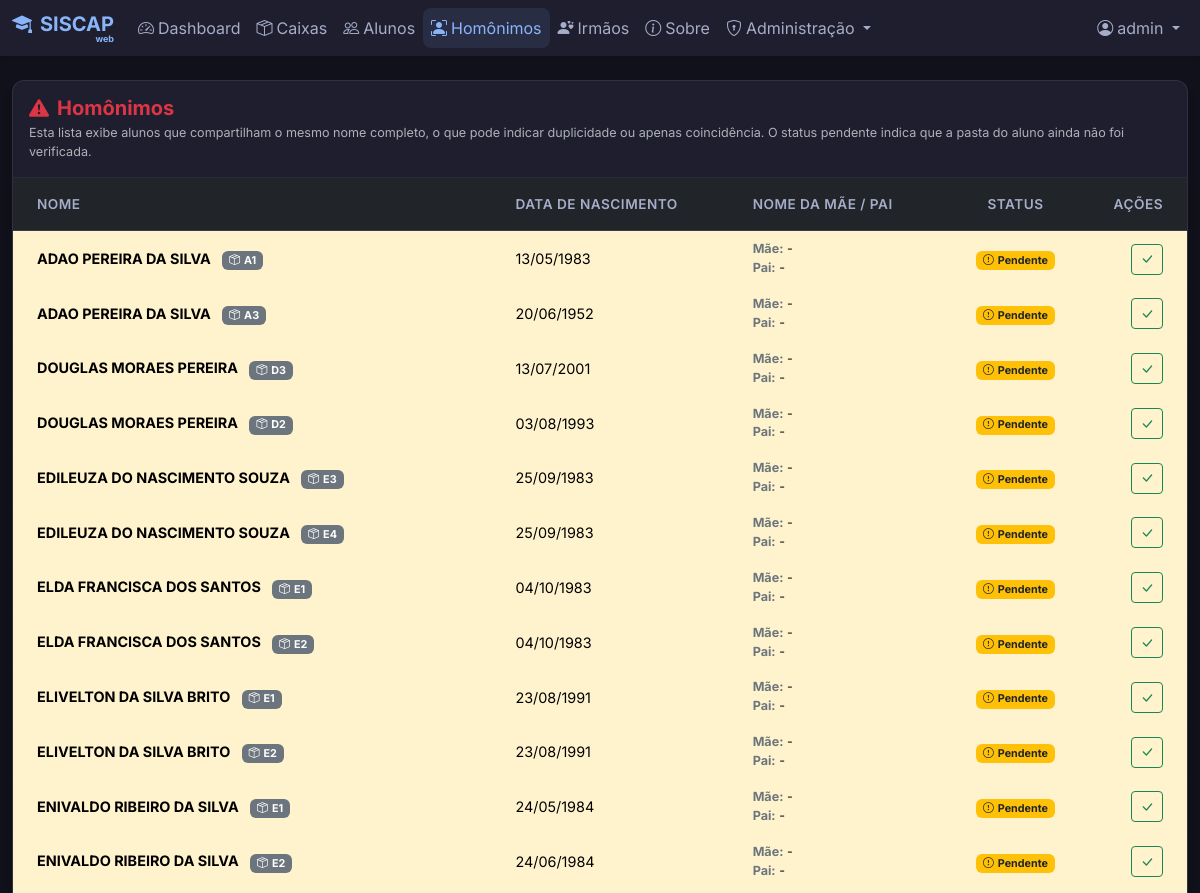
/homonimos (signed in, upper part), run on an earlier commit of the app's database.
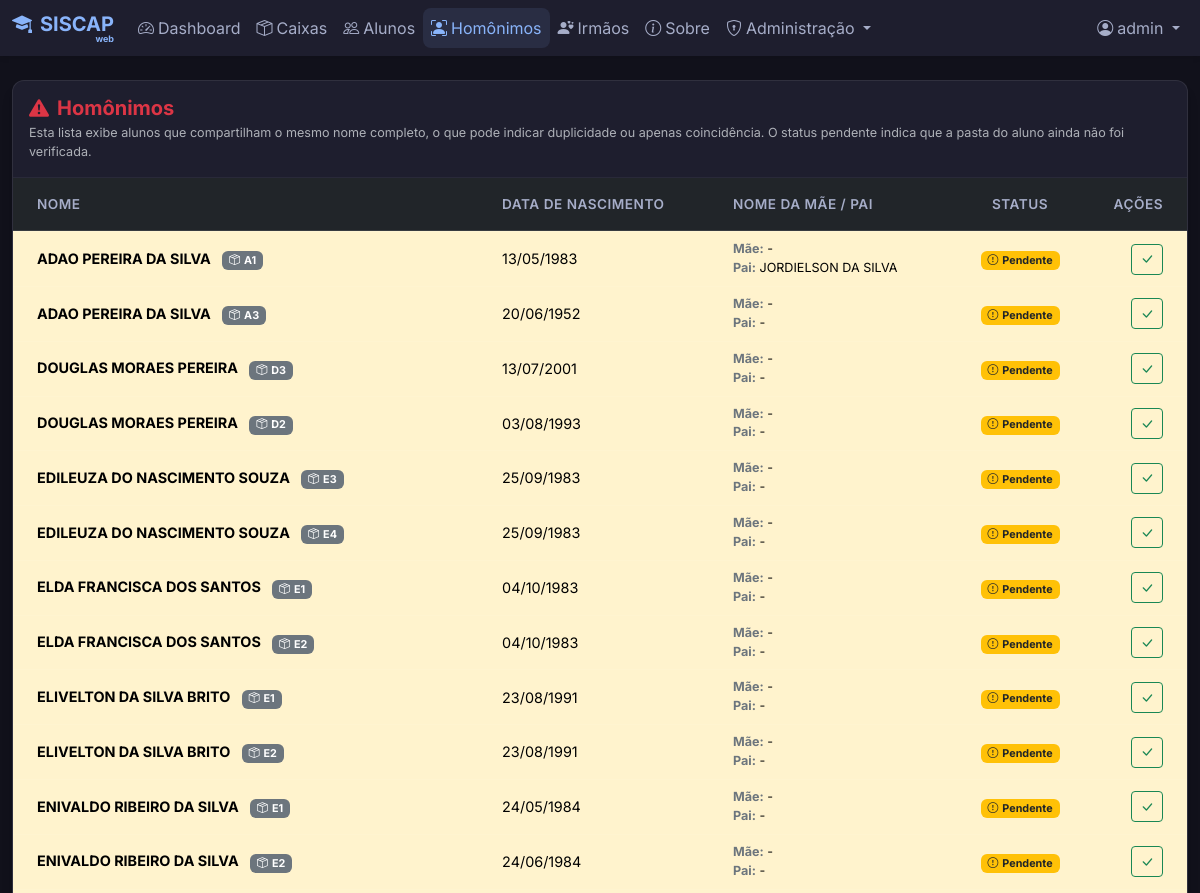
And on a later commit of the database.
### models.py (models this page shows, shortened)
class Aluno(db.Model):
    id = db.Column(db.Integer, primary_key=True)
    nome = db.Column(db.String(100), nullable=False)
    data_nascimento = db.Column(db.Date, nullable=True)
    nome_mae = db.Column(db.String(100), nullable=True)
    nome_pai = db.Column(db.String(100), nullable=True)
    caixa_id = db.Column(db.Integer, db.ForeignKey('caixa.id'), nullable=False)
    ativo = db.Column(db.Boolean, default=False)
    homonimo_verificado = db.Column(db.Boolean, default=False)
    created_by_id = db.Column(db.Integer, db.ForeignKey('user.id'), nullable=True)
    caixa = db.relationship('Caixa', backref=db.backref('alunos', lazy=True))
    created_by = db.relationship('User', backref=db.backref('created_students', lazy=True))

class Caixa(db.Model):
    id = db.Column(db.Integer, primary_key=True)
    letra = db.Column(db.String(1), nullable=False)
    numero = db.Column(db.Integer, nullable=False)
    __table_args__ = (db.UniqueConstraint('letra', 'numero', name='_letra_numero_uc'),)
    @property
    def nome_formatado(self):
        return f"{self.letra}{self.numero}"

### app.py (the view)
@app.route('/homonimos')
@login_required
def homonimos():
    subquery = db.session.query(Aluno.nome).group_by(Aluno.nome).having(func.count(Aluno.nome) > 1).subquery()
    homonimos = Aluno.query.filter(Aluno.nome.in_(subquery)).order_by(Aluno.nome).all()
    return render_template('homonimos.html', homonimos=homonimos)

### app.py (called while the page is built)
def create_app(config_class=DevelopmentConfig):
    if os.environ.get('FLASK_ENV') == 'production':
        config_class = ProductionConfig
    app = Flask(__name__)
    app.config.from_object(config_class)
    app.config['PERMANENT_SESSION_LIFETIME'] = timedelta(minutes=10)
    db.init_app(app)
    login_manager = LoginManager()
    login_manager.login_view = 'login'
    login_manager.login_message = ''
    login_manager.login_message_category = 'info'
    login_manager.init_app(app)
    @login_manager.user_loader
    def load_user(user_id):
        return User.query.get(int(user_id))
    return app, login_manager

@app.context_processor
def inject_system_config():
    return dict(system_config=SystemConfig.query.first())

@app.before_request
def check_admin_access():
    admin_routes = ['/usuarios', '/configuracoes', '/importacoes', '/auditoria', '/usuarios/gerenciar']
    if request.path in admin_routes or request.path.startswith('/usuarios/'):
        if current_user.is_authenticated and current_user.role != 'Administrador':
            flash('Acesso negado. Apenas administradores podem acessar esta área.', 'error')
            return redirect(url_for('dashboard'))

### templates/homonimos.html (shortened to what the changed rows need)
{% extends 'base.html' %}
{% block content %}
<div style="font-size: 0.9rem;">
    <div class="card shadow-sm border-0">
        <div class="card-body p-0">
            <div class="table-responsive">
                <table class="table table-hover align-middle mb-0">
                    <thead class="bg-light">
                        <tr>
                            <th class="ps-4 py-3">Nome</th>
                            <th class="py-3">Data de Nascimento</th>
                            <th class="py-3">Nome da Mãe / Pai</th>
                            <th class="py-3 text-center">Status</th>
                            <th class="py-3 text-end pe-4">Ações</th>
                        </tr>
                    </thead>
                    <tbody>
                        {% for aluno in homonimos %}
                        <tr class="{% if not aluno.homonimo_verificado %}table-warning{% endif %}">
                            <td class="ps-4 fw-bold">
                                {{ aluno.nome }}
                                {% if aluno.caixa %}
                                <span class="badge bg-secondary ms-2" title="Caixa da Pasta">
                                    <i class="bi bi-box-seam me-1"></i>{{ aluno.caixa.nome_formatado }}
                                </span>
                                {% endif %}
                            </td>
                            <td>{{ aluno.data_nascimento.strftime('%d/%m/%Y') if aluno.data_nascimento else '<span
                                    class="text-muted fst-italic">Não informada</span>' | safe }}</td>
                            <td>
                                <div class="small"><span class="text-secondary fw-bold">Mãe:</span> {{ aluno.nome_mae or
                                    '-' }}
                                </div>
                                <div class="small"><span class="text-secondary fw-bold">Pai:</span> {{ aluno.nome_pai or
                                    '-' }}
                                </div>
                            </td>
                            <td class="text-center">
                                {% if aluno.homonimo_verificado %}
                                <span class="badge bg-success"><i class="bi bi-check-circle me-1"></i>Verificado</span>
                                {% else %}
                                <span class="badge bg-warning text-dark"><i
                                        class="bi bi-exclamation-circle me-1"></i>Pendente</span>
                                {% endif %}
                            </td>
                            <td class="text-end pe-4">
                                {% if not aluno.homonimo_verificado %}
                                <a href="{{ url_for('verificar_homonimo', id=aluno.id) }}"
                                    class="btn btn-sm btn-outline-success" title="Marcar como Verificado">
                                    <i class="bi bi-check-lg"></i>
                                </a>
                                {% else %}
                                <a href="{{ url_for('verificar_homonimo', id=aluno.id) }}"
                                    class="btn btn-sm btn-outline-secondary" title="Desmarcar Verificação">
                                    <i class="bi bi-arrow-counterclockwise"></i>
                                </a>
                                {% endif %}
                            </td>
                        </tr>
                        {% endfor %}
                    </tbody>
                </table>
            </div>
        </div>
    </div>
</div>
{% endblock %}

What changed in the data, as far as the page shows it:
changed Aluno: nome_pai "-" → "JORDIELSON DA SILVA"
